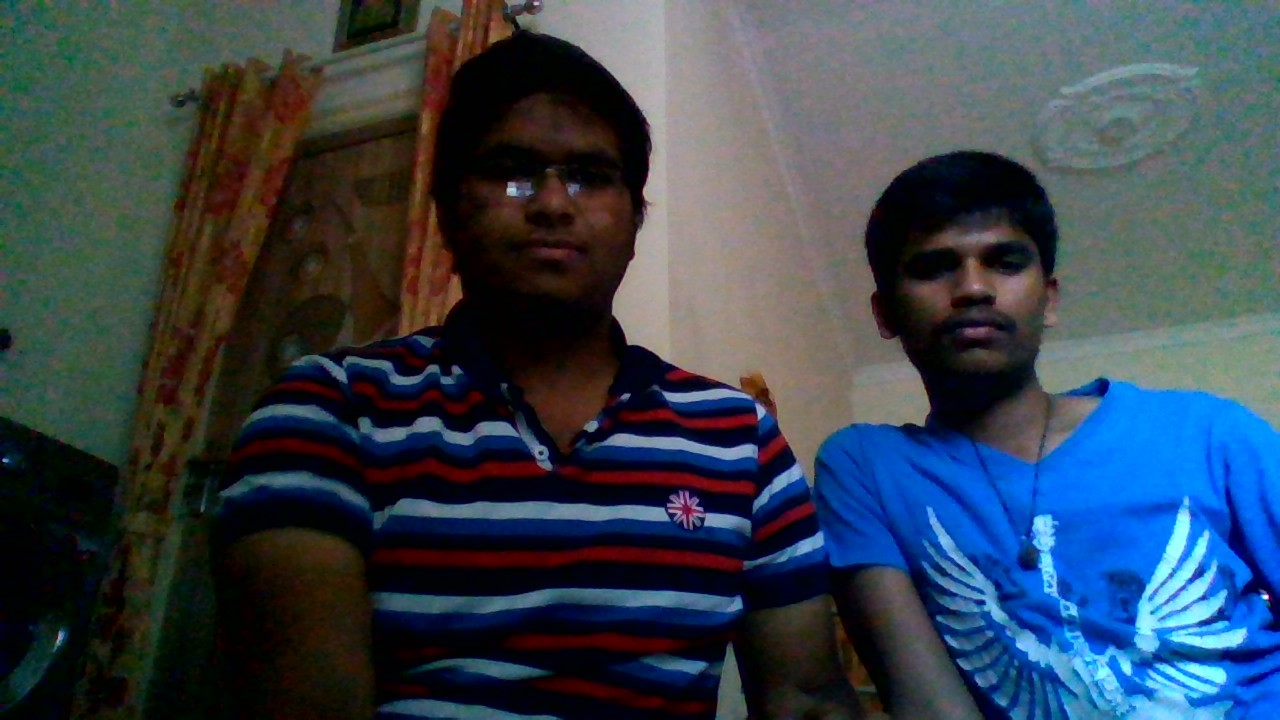
#> input picture test-data.jpg, 1280 x 720 px
$ python -i test1.py   (imports and definitions only)
#> lines starting #> are read from the running program, lines starting #| are printed output that depends on the picture
#> further down, picture is the input picture: shape (720, 1280, 3); mean B, G, R 78, 66.4, 54.4
import os
import cv2
import numpy as np

subjects = ["", "Akshay sadhu", "Nithish","Dinesh"]

def detect_face(img):
    gray = cv2.cvtColor(img, cv2.COLOR_BGR2GRAY)
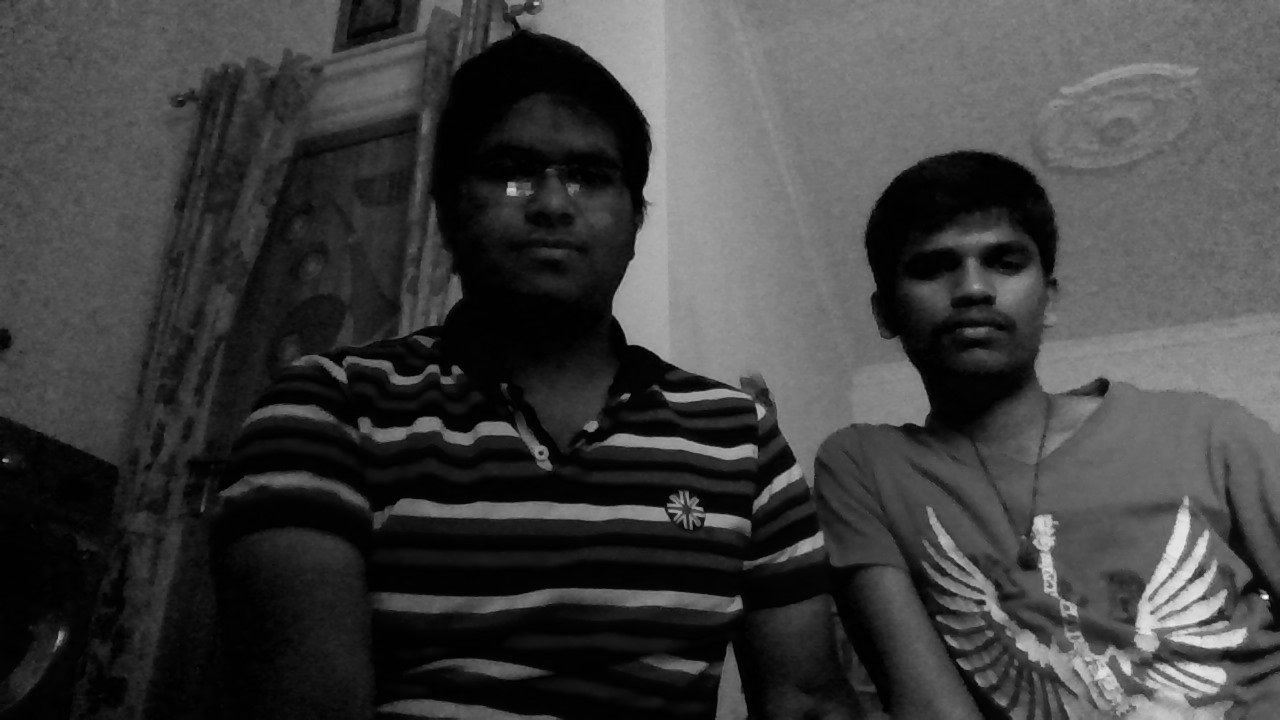
#> gray: shape (720, 1280); min 0, max 248, mean 64.2
    face_cascade = cv2.CascadeClassifier('data/haarcascade_frontalface_alt.xml')
    faces = face_cascade.detectMultiScale(gray, scaleFactor=1.13, minNeighbors=5);
#> faces = [[890, 197, 169, 169], [454, 96, 196, 196]]
    #print(len(faces))
    if (len(faces) == 0):
        faces = face_cascade.detectMultiScale(gray, scaleFactor=1.03, minNeighbors=5);
        if (len(faces) == 0):
            return None

    return  faces


def prepare_training_data(data_folder_path):
    dirs = os.listdir(data_folder_path)
    faces = []
    labels = []

    for dir_name in dirs:
        if not dir_name.startswith('s'):
            continue
        label = int(dir_name.replace('s',''))
        subject_dir_path = os.path.join(data_folder_path, dir_name)
        subject_image_names = os.listdir(subject_dir_path)

        for image_name in subject_image_names:
            if image_name.startswith('.'):	#ignore system files like .DS_Store
                continue
            image_path = os.path.join(subject_dir_path,image_name)
            image = cv2.imread(image_path)
            resized_img = cv2.resize(image,(240,320))
            img = resized_img
            # cv2.imshow('Training on image...', image)
            #cv2.waitKey(10)
            facess = detect_face(image)
            if facess is None:
                print(subject_dir_path,"/",image_name)
                continue
            gray = cv2.cvtColor(image, cv2.COLOR_BGR2GRAY)
            (x,y,w,h) = facess[0]
            face = gray[y:y+w, x:x+h]
            if face is not None:
                faces.append(face)
                labels.append(label)

    cv2.destroyAllWindows()
    cv2.waitKey(1)
    cv2.destroyAllWindows()
    return faces, labels


def draw_rect(img,list1):
    for i in range(len(list1)):
        (x, y, w, h) = list1[i][1]
        cv2.rectangle(img, (x, y), (x+w, y+h), (0, 255, 0), 1)
        cv2.putText(img, list1[i][0], (x, y), cv2.FONT_HERSHEY_TRIPLEX, 1, (0, 0, 255), 2)


# [1 line not run here, left out]
# [1 line that did not run here, left out]
#print("\n")
#print(faces)
# [5 lines not run here, left out]

#print(labels)
#create our LBPH face recognizer
face_recognizer = cv2.face.LBPHFaceRecognizer_create()
# [2 lines not run here, left out]

def predict(test_img):
   img = test_img.copy()
   faces = detect_face(img)
#> faces = [[890, 197, 169, 169], [454, 96, 196, 196]]
   #print(len(faces))
   #cv2.imshow("ori",img)
   gray = cv2.cvtColor(img, cv2.COLOR_BGR2GRAY)
   face_list=[]
   if faces is None:
       print("something went wrong\nunable to detect face \ntry with different image".upper())
       return None
   if (len(faces) is not None):
       for i in range(len(faces)):
           rect = faces[i]
           (x,y,w,h) = rect
           face = gray[y:y+w, x:x+h]
           #cv2.imshow("face",face)
           label, confidence = face_recognizer.predict(face)
           print("label = ",label)
           print("confidence = ",confidence )
           face_list.append([subjects[label],rect])
#> this loop made 1 pass
#> pass 1, in predict, `face = gray[y:y+w, x:x+h]`:
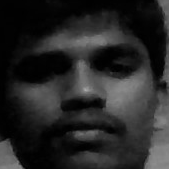
#> face: shape (169, 169); min 0, max 170, mean 39.2
#> after the loop, face_list = []
       #print(face_list)

   return face_list


# [4 lines not run here, left out]
# [1 line that did not run here, left out]
# [1 line that did not run here, left out]
# [1 line not run here, left out]

#perform a prediction
# [1 line that did not run here, left out]

# [6 lines not run here, left out]

>>> import cv2
>>> picture = cv2.imread('test-data.jpg')
#> (the run stopped early here; a loop or call above may not have finished)

$ run again, on classPhoto/2018-11-285115516.jpg
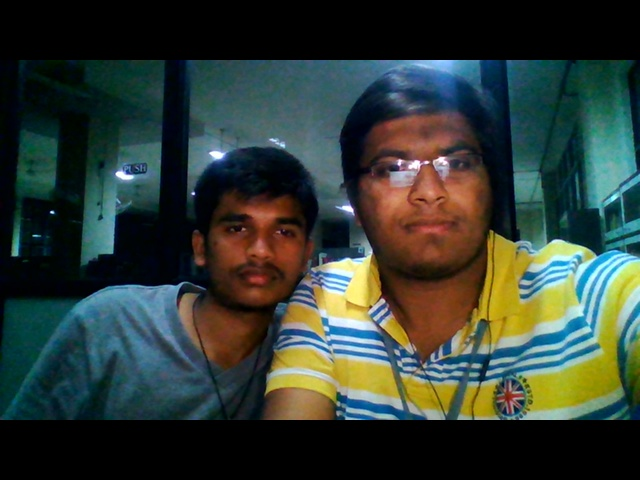
#> input picture classPhoto/2018-11-285115516.jpg, 640 x 480 px
#> picture is the input picture: shape (480, 640, 3); mean B, G, R 52.7, 59.7, 48.9
#> in detect_face, `gray = cv2.cvtColor(img, cv2.COLOR_BGR2GRAY)`:
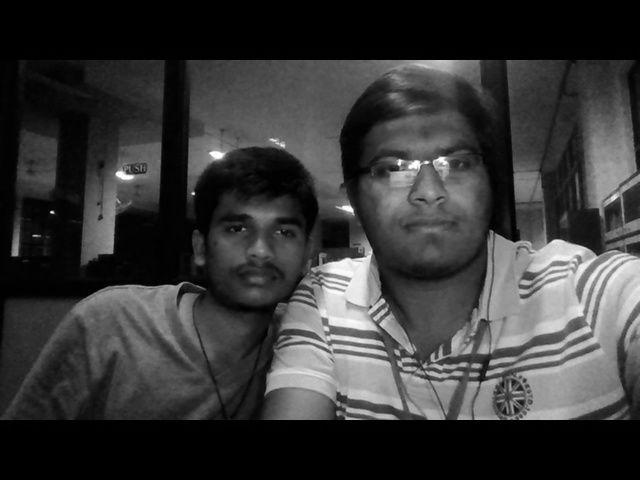
#> gray: shape (480, 640); min 0, max 255, mean 55.7
#> in detect_face, `faces = face_cascade.detectMultiScale(gray, scaleFactor=1.13, minNeigh..`: faces = [[200, 186, 120, 120], [350, 104, 158, 158]]
#> the loop in predict, `for i in range(len(faces)):` made 1 pass
#> pass 1, in predict, `face = gray[y:y+w, x:x+h]`:
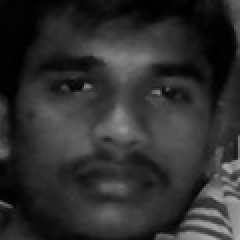
#> face: shape (120, 120) (shown 2 times larger); min 0, max 172, mean 46.9
#> after the loop in predict, `for i in range(len(faces)):`: face_list = []

$ run again, on classPhoto/2018-11-285115518.jpg
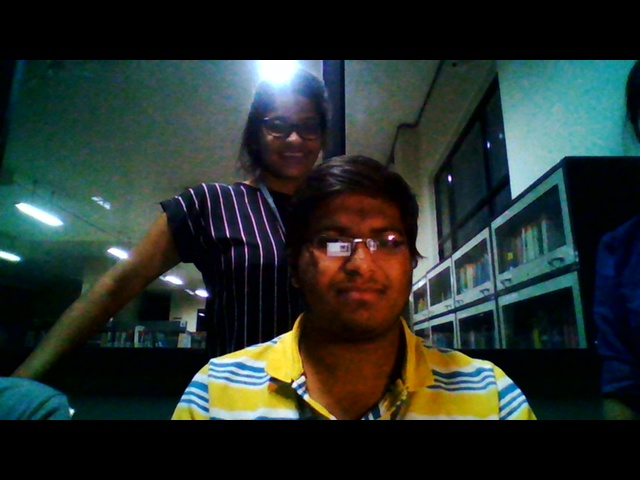
#> input picture classPhoto/2018-11-285115518.jpg, 640 x 480 px
#> picture is the input picture: shape (480, 640, 3); mean B, G, R 44.6, 48.5, 38.6
#> in detect_face, `gray = cv2.cvtColor(img, cv2.COLOR_BGR2GRAY)`:
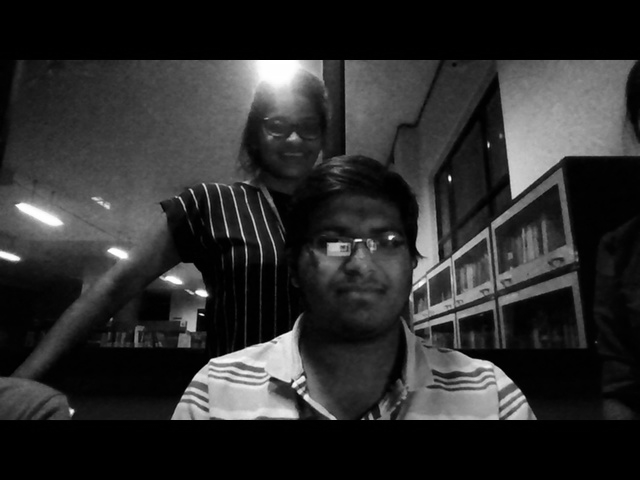
#> gray: shape (480, 640); min 0, max 255, mean 45.1
#> in detect_face, `faces = face_cascade.detectMultiScale(gray, scaleFactor=1.13, minNeigh..`: faces = [[299, 194, 122, 122]]
#> the loop in predict, `for i in range(len(faces)):` made 1 pass
#> pass 1, in predict, `face = gray[y:y+w, x:x+h]`:
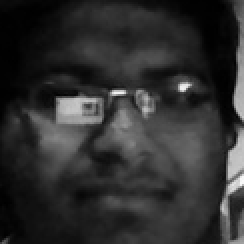
#> face: shape (122, 122) (shown 2 times larger); min 0, max 248, mean 46.6
#> after the loop in predict, `for i in range(len(faces)):`: face_list = []
